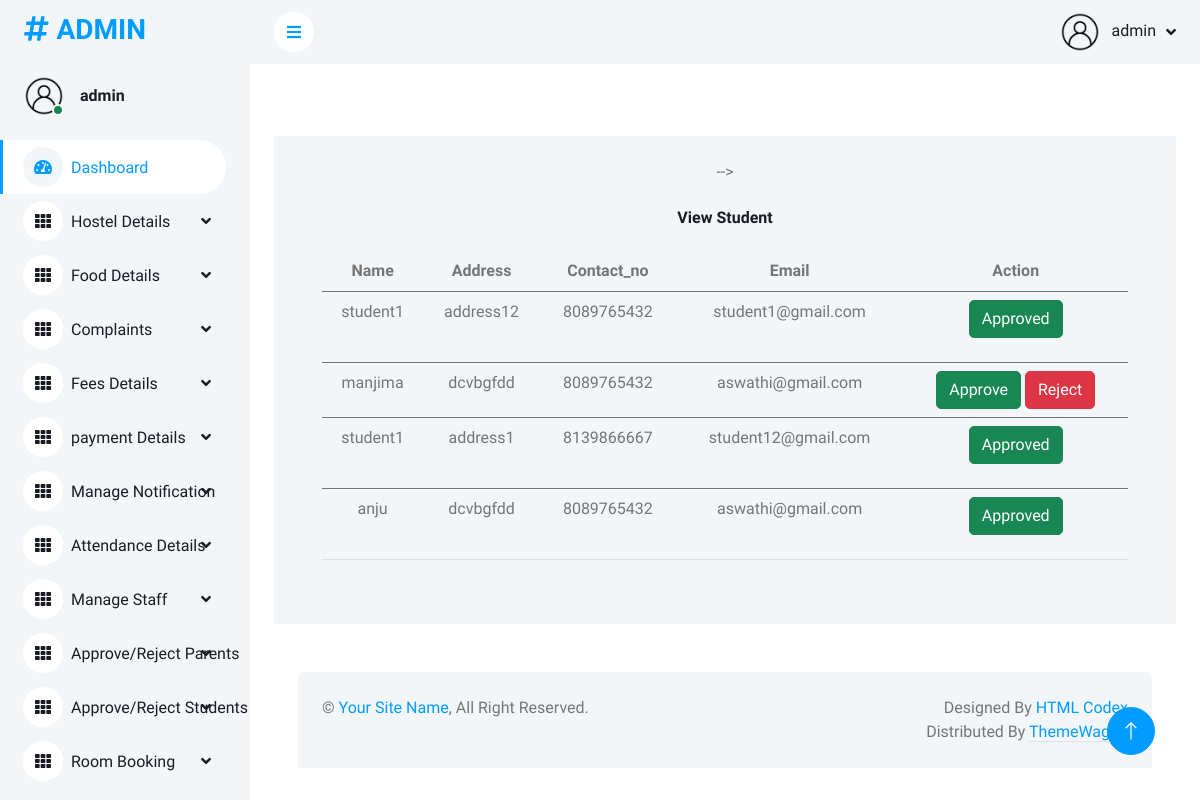
The page /viewstudent (signed in) on the database as committed earlier.
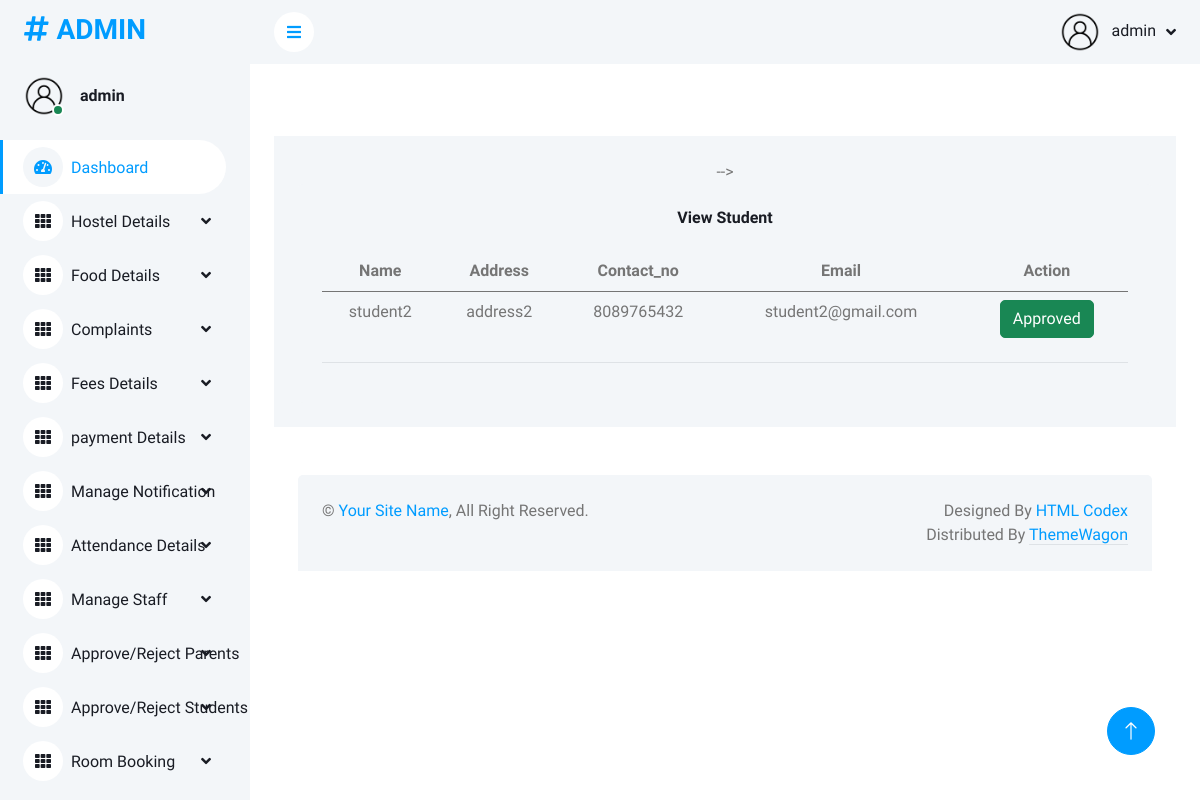
The same page on the database as committed later.
### app/models.py (models this page shows, shortened)
class Login(AbstractUser):
    is_parent = models.BooleanField(default=False)
    is_student = models.BooleanField(default=False)

class Student(models.Model):
    user = models.OneToOneField(Login, on_delete=models.CASCADE, primary_key=True, related_name='student')
    name = models.CharField(max_length=50)
    address = models.TextField()
    contact_no = models.IntegerField()
    email = models.EmailField()
    approval_status = models.BooleanField(default=0)
    image = models.ImageField(upload_to='profile', null=True)
    seen = models.BooleanField(default=False)

### app/adminviews.py (the view)
@login_required(login_url='login')
def view_student(request):
    data = Student.objects.all()
    return render(request, 'admin_temp/view_student.html', {'data': data})

### templates/admin_temp/view_student.html
<!DOCTYPE html>
{% extends 'admin_temp/admin_home.html' %}
{% block content %}
{% load static %}
<div class="col-12">
    <div class="bg-light rounded h-100 p-4">
        <h6 class="mb-4">View Student</h6>
        <div class="table-responsive">
            <table class="table">
                <thead>
                <tr>
                    <th scope="col">Name</th>
                    <th scope="col">Address</th>
                    <th scope="col">Contact_no</th>
                    <th scope="col">Email</th>
                    <th scope="col">Action</th>
                </tr>
                </thead>
                <tbody>
                {% for i in data %}
                <tr>
                    <td>{{i.name}}</td>
                    <td>{{i.address}}</td>
                    <td>{{i.contact_no}}</td>
                    <td>{{i.email}}</td>
                <td>
                {% if i.approval_status == 0 %}
                <a href="{% url 'approve_student' i.user_id %}"><button class="btn btn-success">Approve</button> </a>
                    <a href="{% url 'reject_student' i.user_id %}"><button class="btn btn-danger">Reject</button> </a>
                {% elif i.approval_status == True %}
                    <p class="btn btn-success">Approved</p>
                {% else %}
                    <p class="btn btn-danger">Rejected</p>
                {% endif %}
                </td>
                </tr>
                </tbody>
                {% endfor %}
            </table>
        </div>
    </div>
</div>
{% endblock %}

### templates/admin_temp/admin_home.html (shortened to what this page needs)
<!DOCTYPE html>
{% load static %}
<html lang="en">
<head>
    <link href="https://cdnjs.cloudflare.com/ajax/libs/font-awesome/5.10.0/css/all.min.css" rel="stylesheet">
    <link href="https://cdn.jsdelivr.net/npm/bootstrap-icons@1.4.1/font/bootstrap-icons.css" rel="stylesheet">
    <link href="{% static 'assets1/lib/owlcarousel/assets/owl.carousel.min.css' %}" rel="stylesheet">
    <link href="{% static 'assets1/lib/tempusdominus/css/tempusdominus-bootstrap-4.min.css' %}" rel="stylesheet" />
    <link href="{% static 'assets1/css/bootstrap.min.css' %}" rel="stylesheet">
    <link href="{% static 'assets1/css/style.css' %}" rel="stylesheet">
</head>
<body>
    <div class="container-xxl position-relative bg-white d-flex p-0">
        <div class="sidebar pe-4 pb-3">
            <nav class="navbar bg-light navbar-light">
                <a href="{% url 'admin_home' %}" class="navbar-brand mx-4 mb-3">
                    <h3 class="text-primary"><i class="fa fa-hashtag me-2"></i>ADMIN</h3>
                </a>
                <div class="d-flex align-items-center ms-4 mb-4">
                    <div class="position-relative">
                        <img class="rounded-circle" src="{% static 'assets1/img/profile.jpg' %}" alt="" style="width: 40px; height: 40px;">
                        <div class="bg-success rounded-circle border border-2 border-white position-absolute end-0 bottom-0 p-1"></div>
                    </div>
                    <div class="ms-3">
                        <h6 class="mb-0">{{request.user}}</h6>
                    </div>
                </div>
                <div class="navbar-nav w-100">
                    <a href="{% url 'dashboard' %}" class="nav-item nav-link active"><i class="fa fa-tachometer-alt me-2"></i>Dashboard</a>
                    <div class="nav-item dropdown">
                        <a href="#" class="nav-link dropdown-toggle" data-bs-toggle="dropdown"><i class="fa fa-th me-2">
                        </i>Hostel Details</a>
                    </div>
                    <div class="nav-item dropdown">
                        <a href="#" class="nav-link dropdown-toggle" data-bs-toggle="dropdown"><i class="fa fa-th me-2">
                        </i>Food Details</a>
                    </div>
                    <div class="nav-item dropdown">
                        <a href="#" class="nav-link dropdown-toggle" data-bs-toggle="dropdown"><i class="fa fa-th me-2">
                        </i>Complaints</a>
                    </div>
                    <div class="nav-item dropdown">
                        <a href="#" class="nav-link dropdown-toggle" data-bs-toggle="dropdown"><i class="fa fa-th me-2">
                        </i>Fees Details</a>
                    </div>
                    <div class="nav-item dropdown">
                        <a href="#" class="nav-link dropdown-toggle" data-bs-toggle="dropdown"><i class="fa fa-th me-2">
                        </i>payment Details</a>
                    </div>
                    <div class="nav-item dropdown">
                        <a href="#" class="nav-link dropdown-toggle" data-bs-toggle="dropdown"><i class="fa fa-th me-2">
                        </i>Manage Notification</a>
                    </div>
                    <div class="nav-item dropdown">
                        <a href="#" class="nav-link dropdown-toggle" data-bs-toggle="dropdown"><i class="fa fa-th me-2">
                        </i>Attendance Details</a>
                        <div class="nav-item dropdown">
                        <a href="#" class="nav-link dropdown-toggle" data-bs-toggle="dropdown"><i class="fa fa-th me-2">
                        </i>Manage Staff</a>
                    </div>
                        <div class="nav-item dropdown">
                        <a href="#" class="nav-link dropdown-toggle" data-bs-toggle="dropdown"><i class="fa fa-th me-2">
                        </i>Approve/Reject Parents</a>
                    </div>
                         <div class="nav-item dropdown">
                        <a href="#" class="nav-link dropdown-toggle" data-bs-toggle="dropdown"><i class="fa fa-th me-2">
                        </i>Approve/Reject Students</a>
                    </div>
                         <div class="nav-item dropdown">
                        <a href="#" class="nav-link dropdown-toggle" data-bs-toggle="dropdown"><i class="fa fa-th me-2">
                        </i>Room Booking</a>
                    </div>
                </div>
                </div>
            </nav>
        </div>
        <div class="content">
            <nav class="navbar navbar-expand bg-light navbar-light sticky-top px-4 py-0">
                <a href="#" class="sidebar-toggler flex-shrink-0">
                    <i class="fa fa-bars"></i>
                </a>
                <div class="navbar-nav align-items-center ms-auto">
                    <div class="nav-item dropdown">
                        <a href="#" class="nav-link dropdown-toggle" data-bs-toggle="dropdown">
                            <img class="rounded-circle me-lg-2" src="{% static 'assets1/img/profile.jpg' %}" alt="" style="width: 40px; height: 40px;">
                            <span class="d-none d-lg-inline-flex">{{request.user}}</span>
                        </a>
                    </div>
                </div>
            </nav>
            <div class="container-fluid pt-4 px-4">
            </div>
            <div class="container-fluid pt-4 px-4">
                <div class="row g-4">
                </div>
            </div>
            <div class="container-fluid pt-4 px-4">
                <div class="bg-light text-center  p-4">-->
                {% block content %}{% endblock %}
            </div>
            <div class="container-fluid pt-4 px-4">
                <div class="row g-4">
                </div>
            </div>
            <div class="container-fluid pt-4 px-4">
                <div class="bg-light rounded-top p-4">
                    <div class="row">
                        <div class="col-12 col-sm-6 text-center text-sm-start">
                            &copy; <a href="#">Your Site Name</a>, All Right Reserved.
                        </div>
                        <div class="col-12 col-sm-6 text-center text-sm-end">
                            Designed By <a href="https://htmlcodex.com">HTML Codex</a>
                        Distributed By <a class="border-bottom" href="https://themewagon.com" target="_blank">ThemeWagon</a>
                        </div>
                    </div>
                </div>
            </div>
        </div>
        <a href="#" class="btn btn-lg btn-primary btn-lg-square back-to-top"><i class="bi bi-arrow-up"></i></a>
    </div>
</body>
</html>

### static/assets1/css/style.css (style rules this page uses)
:root { --primary: #009CFF; --light: #F3F6F9; --dark: #191C24; }
.back-to-top { position: fixed; display: none; right: 45px; bottom: 45px; z-index: 99; }
.btn { transition: .5s; }
.btn.btn-primary { color: #FFFFFF; }
.btn-lg-square { width: 48px; height: 48px; }
.btn-square, .btn-sm-square, .btn-lg-square { padding: 0; display: inline-flex; align-items: center; justify-content: center; font-weight: normal; border-radius: 50px; }
.sidebar { position: fixed; top: 0; left: 0; bottom: 0; width: 250px; height: 100vh; overflow-y: auto; background: var(--light); transition: 0.5s; z-index: 999; }
.content { margin-left: 250px; min-height: 100vh; background: #FFFFFF; transition: 0.5s; }
@media (min-width: 992px) { .sidebar { margin-left: 0; } }
@media (min-width: 992px) { .content { width: calc(100% - 250px); } }
.sidebar .navbar .navbar-nav .nav-link { padding: 7px 20px; color: var(--dark); font-weight: 500; border-left: 3px solid var(--light); border-radius: 0 30px 30px 0; outline: none; }
.sidebar .navbar .navbar-nav .nav-link:hover, .sidebar .navbar .navbar-nav .nav-link.active { color: var(--primary); background: #FFFFFF; border-color: var(--primary); }
.sidebar .navbar .navbar-nav .nav-link i { width: 40px; height: 40px; display: inline-flex; align-items: center; justify-content: center; background: #FFFFFF; border-radius: 40px; }
.sidebar .navbar .navbar-nav .nav-link:hover i, .sidebar .navbar .navbar-nav .nav-link.active i { background: var(--light); }
.sidebar .navbar .dropdown-toggle::after { position: absolute; top: 15px; right: 15px; border: none; content: "\f107"; font-family: "Font Awesome 5 Free"; font-weight: 900; transition: .5s; }
.content .navbar .navbar-nav .nav-link { margin-left: 25px; padding: 12px 0; color: var(--dark); outline: none; }
.content .navbar .sidebar-toggler, .content .navbar .navbar-nav .nav-link i { width: 40px; height: 40px; display: inline-flex; align-items: center; justify-content: center; background: #FFFFFF; border-radius: 40px; }
.content .navbar .dropdown-toggle::after { margin-left: 6px; vertical-align: middle; border: none; content: "\f107"; font-family: "Font Awesome 5 Free"; font-weight: 900; transition: .5s; }

Rows that differ between the two databases and show on the page:
removed Student: name "manjima", address "dcvbgfdd", contact_no "8089765432", email "aswathi@gmail.com", approval_status "Approve"
removed Student: name "student1", address "address1", contact_no "8139866667", email "student12@gmail.com", approval_status "Approved"
removed Student: name "anju", address "dcvbgfdd", contact_no "8089765432", email "aswathi@gmail.com", approval_status "Approved"
changed Student: name "student1" → "student2"; address "address12" → "address2"; email "student1@gmail.com" → "student2@gmail.com"
